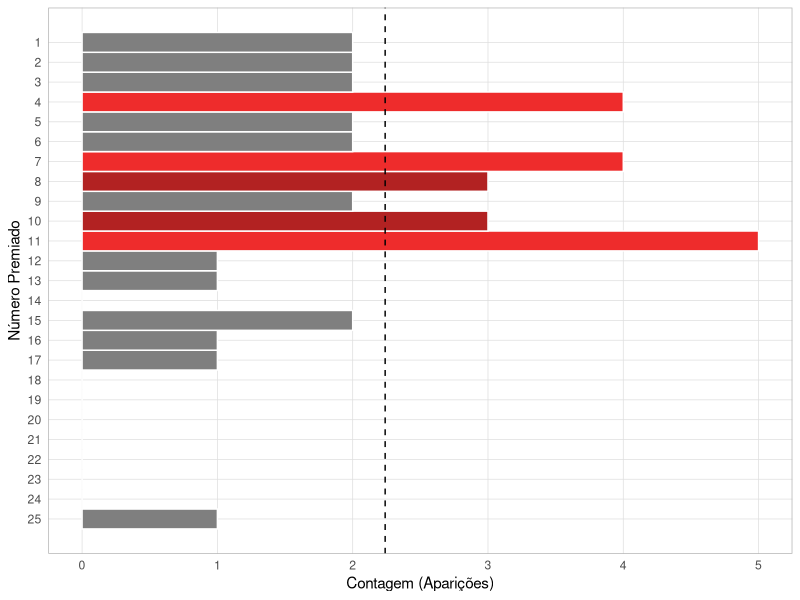

This chart was generated by the following R code:
## ---- chunk 1
## configuracoes de saida dos chunks
knitr::opts_chunk$set(
   warning = FALSE,
   message = FALSE,
   error = FALSE,
   eval = TRUE,
   fig.align = 'center',
   fig.showtext = TRUE
)

## ---- chunk 2
library(tidyverse)
## ---- chunk 3
bate_e_volta <- read_csv("../data/dados_bate_volta.csv")
## ---- chunk 4
bate_e_volta %>% 
  filter(!prova_sem_numeros) %>% 
  # count(numero[])
  ggplot(aes(numero_premiado)) + 
  geom_histogram(aes(fill = case_when(..count.. <= 2 ~ "1",
                                      ..count.. < 4 ~ "2",
                                      T ~ "3")),
                 show.legend = F,
                 col = "white",
                 binwidth = 1,
                 origin = -0.5) + 
  theme_light() + 
  scale_x_reverse(breaks = 1:25) +
  scale_fill_manual(values = c("grey50", "firebrick", "firebrick2")) +
  xlab("Número Premiado") +
  ylab("Contagem (Aparições)") +
  coord_flip() +
  theme(panel.grid.minor = element_blank(),
        axis.ticks = element_blank()) + 
  geom_hline(yintercept = 2.24, linetype = "dashed")
